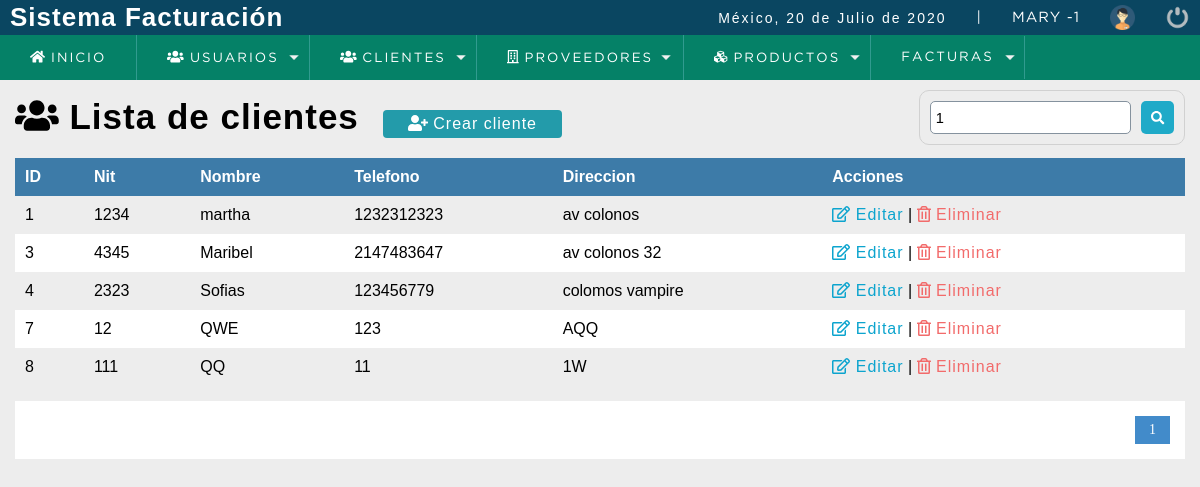
The page /sistema/buscar_cliente.php?busqueda=1 (signed in) on the database its author committed.
### tables this page shows
CREATE TABLE `cliente` (
  `idcliente` int(11) NOT NULL,
  `nit` int(11) DEFAULT NULL,
  `nombre` varchar(80) DEFAULT NULL,
  `telefono` int(11) DEFAULT NULL,
  `direccion` text DEFAULT NULL,
  `dateadd` datetime NOT NULL DEFAULT current_timestamp(),
  `usuario_id` int(11) NOT NULL,
  `estatus` int(11) NOT NULL DEFAULT 1
);

### sistema/buscar_cliente.php (the view, shortened to what this page needs)
<?php
	include "../conexion.php";
 ?>
<!DOCTYPE html>
<html lang="en">
<head>
	<?php include "includes/scripts.php"; ?>
</head>
<body>
	<?php include "includes/header.php"; ?>
	<section id="container">
		<?php
			$busqueda=strtolower($_REQUEST['busqueda']);
		 ?>
		<h1><i class="fas fa-users"></i> Lista de clientes</h1>
		<a href="registro_cliente.php" class="btn_new"><i class="fas fa-user-plus"></i> Crear cliente</a>
		<form action="buscar_cliente.php" method="get" class="form_search">
			<input type="text" name="busqueda" id="busqueda" placeholder="Buscar" value="<?php echo $busqueda; ?>">
			<button type="submit" class="btn_search"><i class="fas fa-search"></i></button>
		</form>
		<table>
			<tr>
				<th>ID</th>
				<th>Nit</th>
				<th>Nombre</th>
				<th>Telefono</th>
				<th>Direccion</th>
				<th>Acciones</th>
			</tr>
<?php
	$sql_registe=mysqli_query($conection,"SELECT COUNT(*) as total_registro FROM cliente
											WHERE ( idcliente LIKE '%$busqueda%' OR
													nit 	  LIKE '%$busqueda%' OR
													nombre    LIKE '%$busqueda%' OR
													telefono  LIKE '%$busqueda%' OR
													direccion LIKE '%$busqueda%')
											AND estatus=1");
	$sql_register=mysqli_fetch_array($sql_registe);
	$total_registro=$sql_register['total_registro'];
	$por_pagina=5;
	if (empty($_GET['pagina'])) {
		$pagina=1;
	}else{
		$pagina=$_GET['pagina'];
	}
	$desde=($pagina-1)*$por_pagina;
	$total_paginas=ceil($total_registro/$por_pagina);
	$query=mysqli_query($conection, "SELECT * FROM cliente WHERE ( idcliente LIKE '%$busqueda%' OR
												nit       LIKE '%$busqueda%' OR
												nombre    LIKE '%$busqueda%' OR
												telefono  LIKE '%$busqueda%' OR
												direccion LIKE '%$busqueda%')
												AND estatus=1
												ORDER BY idcliente ASC
												LIMIT $desde,$por_pagina");
	$result =mysqli_num_rows($query);
	if ($result>0) {
		while ($data=mysqli_fetch_array($query)) {
?>
			<tr>
				<td><?php echo $data['idcliente']; ?></td>
				<td><?php echo $data['nit']; ?></td>
				<td><?php echo $data['nombre']; ?></td>
				<td><?php echo $data['telefono'] ?></td>
				<td><?php echo $data['direccion'] ?></td>
				<td>
					<a class="link_edit" href="editar_cliente.php?id=<?php echo $data['idcliente']; ?>"><i class="far fa-edit"></i> Editar</a>
					<?php if ($_SESSION['rol'] ==1 || $_SESSION['rol'] ==2) { ?>
					|
					<a class="link_delete" href="eliminar_confirmar_cliente.php?id=<?php echo $data['idcliente']; ?>"><i class="far fa-trash-alt"></i> Eliminar</a>
					<?php } ?>
				</td>
			</tr>
<?php
		}
	}
?>
		</table>
<?php
	if ($total_registro!=0)
	{
 ?>
		<div class="paginador">
			<ul>
				<?php
					for ($i=1; $i<=$total_paginas ; $i++) {
						if ($i==$pagina) {
							echo '<li class="pageSelected">'.$i.'</li>';
						}else{
							echo '<li><a href="?pagina='.$i.'&busqueda='.$busqueda.'">'.$i.'</a></li>';
						}
					}
				 ?>
			</ul>
		</div>
<?php } ?>
	</section>
</body>
</html>

### sistema/css/style.css (style rules this page uses)
* { margin: 0; padding: 0; box-sizing: border-box; }
body { background: #ededed; }
h1, h2, h3, h4, h5, h6 { font-family: 'arial'; font-weight: bold; letter-spacing: 1px; }
h1 { font-size: 26px; }
a { text-decoration: none; font-family: arial; letter-spacing: 1px; }
#container { padding: 90px 15px 15px; }
form { background: #FFF; margin: auto; padding: 20px 50px; border: 1px solid #d1d1d1; }
input,select { display: block; width: 100%; font-size: 11pt; padding: 5px; border: 1px solid #85929e; border-radius: 5px; }
#container h1 { font-size: 35px; display: inline-block; }
.btn_new { display: inline-block; background: #239baa; color: #FFF; padding: 5px 25px; border-radius: 4px; margin: 20px; }
table { border-collapse: collapse; font-size: 12pt; font-family: 'arial'; width: 100%; }
table th { text-align: left; padding: 10px; background: #3d7ba8; color: #FFF; }
table tr:nth-child(odd) { background: #FFF; }
table td { padding: 10px; }
.link_edit { color: #0ca4ce; }
.link_delete { color: #f26b6b; }
.paginador ul { padding: 15px; list-style: none; background: #FFF; margin-top: 15px; display: -webkit-flex; display: -moz-flex; display: -ms-flex; display: -o-flex; display: flex; justify-content: flex-end; }
.paginador a, .pageSelected { color: #428bca; border: 1px solid #ddd; padding: 5px; display: inline-block; font-size: 14px; text-align: center; width: 35px; }
.pageSelected { color: #FFF; background: #428bca; border: 1px solid #428bca; }
.form_search { display: -webkit-flex; display: -moz-flex; display: -ms-flex; display: -o-flex; display: flex; float: right; background: initial; padding: 10px; border-radius: 10px; }
.form_search .btn_search { background: #1faac8; color: #FFF; padding: 10px; border: 0; cursor: pointer; margin-left: 10px; display: flex; border-radius: 5px; }

### rows shown on the page
cliente: idcliente "1", nit "1234", nombre "martha", telefono "1232312323", direccion "av colonos"
cliente: idcliente "3", nit "4345", nombre "Maribel", telefono "2147483647", direccion "av colonos 32"
cliente: idcliente "4", nit "2323", nombre "Sofias", telefono "123456779", direccion "colomos vampire"
cliente: idcliente "7", nit "12", nombre "QWE", telefono "123", direccion "AQQ"
cliente: idcliente "8", nit "111", nombre "QQ", telefono "11", direccion "1W"

### other values the page prints
fechaC() "20 de Julio de 2020"
$_SESSION['nombre'] "MARY"
$_SESSION['rol'] "1"
